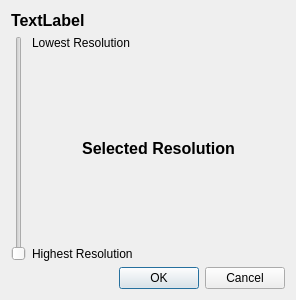
<ui version="4.0" >
 <class>LODDlg</class>
 <widget class="QDialog" name="LODDlg" >
  <property name="windowModality" >
   <enum>Qt::WindowModal</enum>
  </property>
  <property name="geometry" >
   <rect>
    <x>0</x>
    <y>0</y>
    <width>296</width>
    <height>300</height>
   </rect>
  </property>
  <property name="windowTitle" >
   <string>LOD Level</string>
  </property>
  <property name="locale" >
   <locale country="UnitedStates" language="English" />
  </property>
  <property name="modal" >
   <bool>true</bool>
  </property>
  <layout class="QVBoxLayout" name="verticalLayout" >
   <item>
    <widget class="QLabel" name="label_Title" >
     <property name="font" >
      <font>
       <pointsize>12</pointsize>
       <weight>75</weight>
       <bold>true</bold>
      </font>
     </property>
     <property name="text" >
      <string>TextLabel</string>
     </property>
     <property name="wordWrap" >
      <bool>true</bool>
     </property>
    </widget>
   </item>
   <item>
    <widget class="QFrame" name="frame" >
     <property name="frameShape" >
      <enum>QFrame::NoFrame</enum>
     </property>
     <property name="frameShadow" >
      <enum>QFrame::Plain</enum>
     </property>
     <property name="lineWidth" >
      <number>0</number>
     </property>
     <layout class="QHBoxLayout" name="horizontalLayout" >
      <property name="margin" >
       <number>0</number>
      </property>
      <item>
       <widget class="QSlider" name="verticalSlider_LOD" >
        <property name="orientation" >
         <enum>Qt::Vertical</enum>
        </property>
       </widget>
      </item>
      <item>
       <widget class="QFrame" name="frame_2" >
        <property name="frameShape" >
         <enum>QFrame::NoFrame</enum>
        </property>
        <property name="frameShadow" >
         <enum>QFrame::Plain</enum>
        </property>
        <property name="lineWidth" >
         <number>0</number>
        </property>
        <layout class="QVBoxLayout" name="verticalLayout_2" >
         <property name="margin" >
          <number>0</number>
         </property>
         <item>
          <widget class="QLabel" name="label_lowres" >
           <property name="text" >
            <string>Lowest Resolution</string>
           </property>
          </widget>
         </item>
         <item>
          <spacer name="verticalSpacer" >
           <property name="orientation" >
            <enum>Qt::Vertical</enum>
           </property>
           <property name="sizeHint" stdset="0" >
            <size>
             <width>20</width>
             <height>40</height>
            </size>
           </property>
          </spacer>
         </item>
         <item>
          <widget class="QLabel" name="label_selectRes" >
           <property name="font" >
            <font>
             <pointsize>12</pointsize>
             <weight>75</weight>
             <bold>true</bold>
            </font>
           </property>
           <property name="text" >
            <string>Selected Resolution</string>
           </property>
           <property name="alignment" >
            <set>Qt::AlignCenter</set>
           </property>
          </widget>
         </item>
         <item>
          <spacer name="verticalSpacer_2" >
           <property name="orientation" >
            <enum>Qt::Vertical</enum>
           </property>
           <property name="sizeHint" stdset="0" >
            <size>
             <width>20</width>
             <height>40</height>
            </size>
           </property>
          </spacer>
         </item>
         <item>
          <widget class="QLabel" name="label_highres" >
           <property name="text" >
            <string>Highest Resolution</string>
           </property>
          </widget>
         </item>
        </layout>
       </widget>
      </item>
     </layout>
    </widget>
   </item>
   <item>
    <widget class="QDialogButtonBox" name="buttonBox" >
     <property name="orientation" >
      <enum>Qt::Horizontal</enum>
     </property>
     <property name="standardButtons" >
      <set>QDialogButtonBox::Cancel|QDialogButtonBox::Ok</set>
     </property>
    </widget>
   </item>
  </layout>
 </widget>
 <resources/>
 <connections>
  <connection>
   <sender>buttonBox</sender>
   <signal>accepted()</signal>
   <receiver>LODDlg</receiver>
   <slot>accept()</slot>
   <hints>
    <hint type="sourcelabel" >
     <x>257</x>
     <y>290</y>
    </hint>
    <hint type="destinationlabel" >
     <x>157</x>
     <y>274</y>
    </hint>
   </hints>
  </connection>
  <connection>
   <sender>buttonBox</sender>
   <signal>rejected()</signal>
   <receiver>LODDlg</receiver>
   <slot>reject()</slot>
   <hints>
    <hint type="sourcelabel" >
     <x>286</x>
     <y>290</y>
    </hint>
    <hint type="destinationlabel" >
     <x>286</x>
     <y>274</y>
    </hint>
   </hints>
  </connection>
  <connection>
   <sender>verticalSlider_LOD</sender>
   <signal>valueChanged(int)</signal>
   <receiver>LODDlg</receiver>
   <slot>ChangeLOD(int)</slot>
   <hints>
    <hint type="sourcelabel" >
     <x>23</x>
     <y>138</y>
    </hint>
    <hint type="destinationlabel" >
     <x>285</x>
     <y>27</y>
    </hint>
   </hints>
  </connection>
 </connections>
 <slots>
  <slot>ChangeLOD(int)</slot>
 </slots>
</ui>
